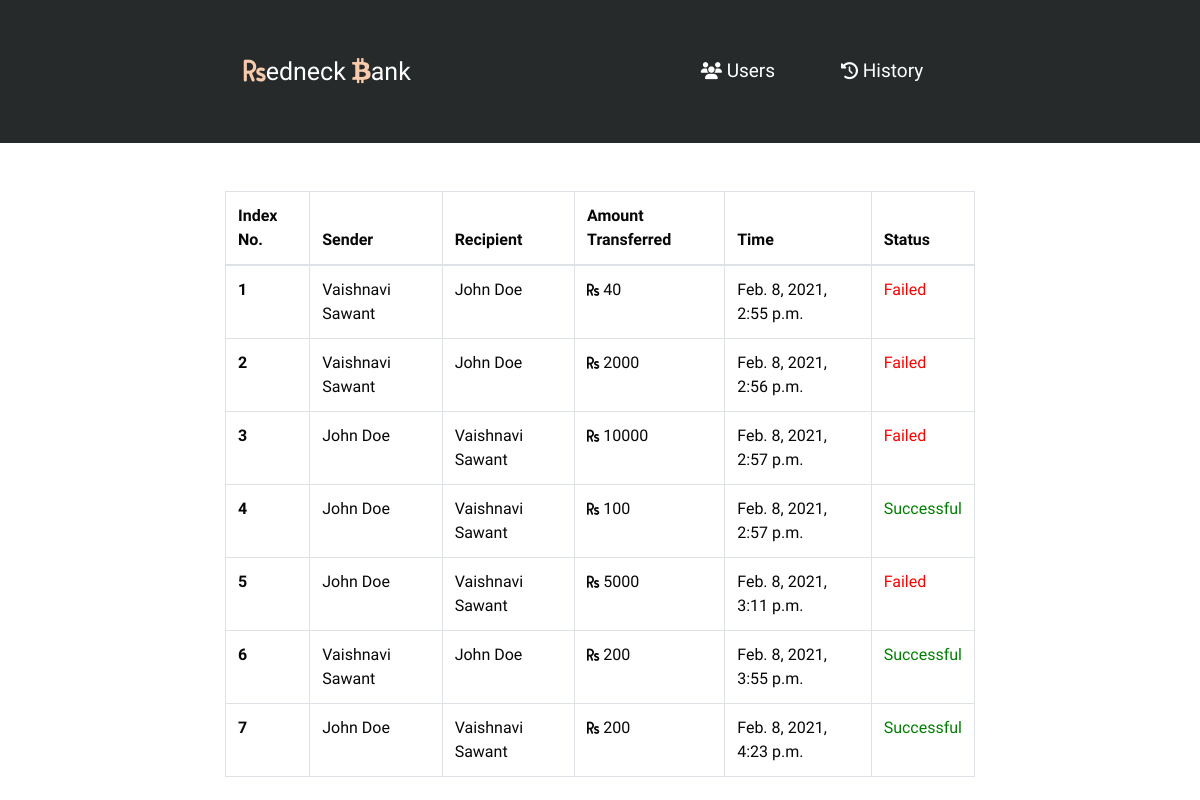
Page /history/ on the earlier database version.
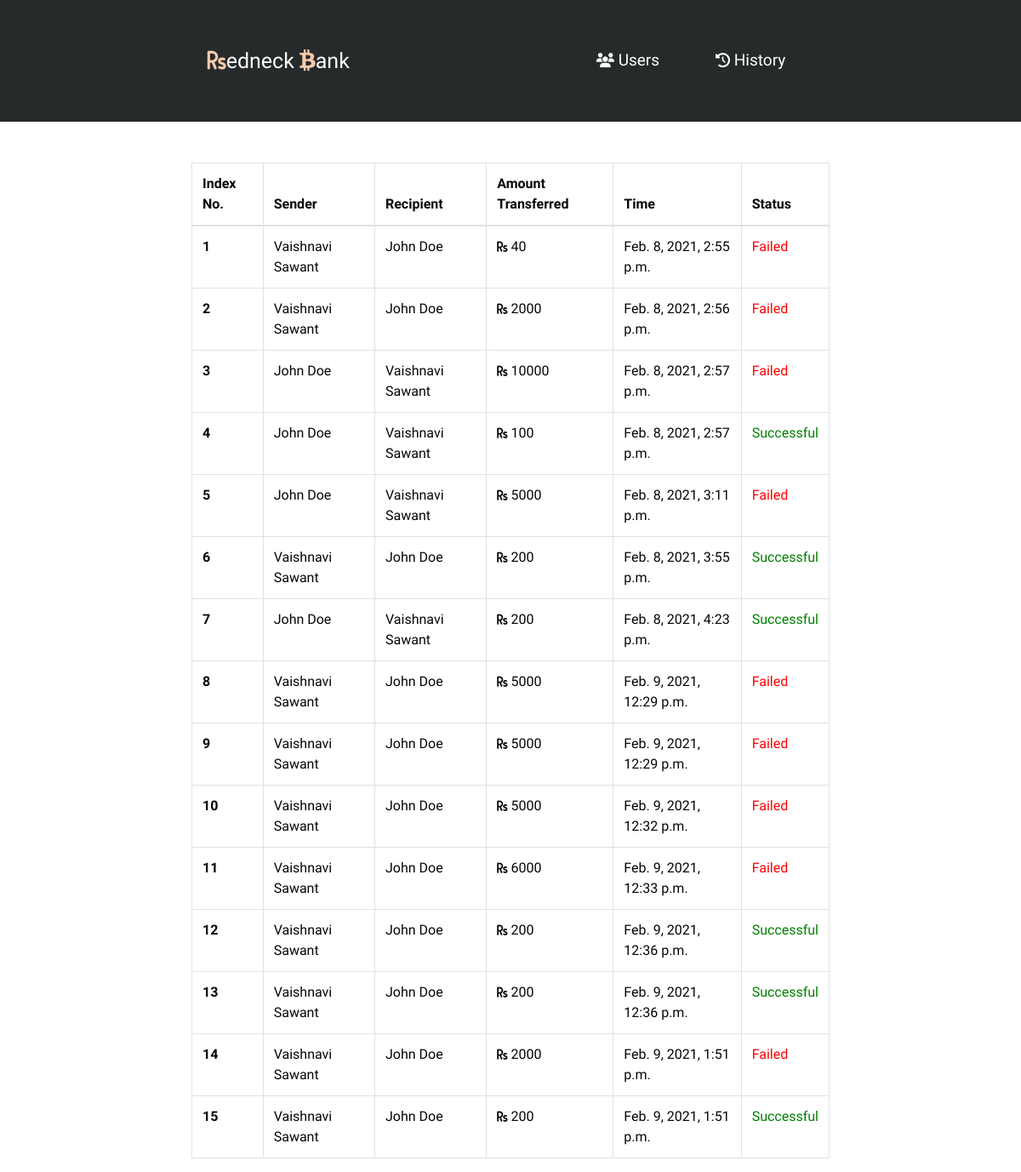
Same page on the later database version.
### BS_APP/models.py (models this page shows)
class Transaction(models.Model):
    sender = models.ForeignKey(to=User, on_delete=models.CASCADE, null=True, related_name='sender_name')
    recipient = models.ForeignKey(to=User, on_delete=models.CASCADE, null=True, related_name='receiver_name')
    amount = models.IntegerField(null=True, blank=True)
    status = models.CharField(max_length=200,null=True, blank=True)
    created_at = models.DateTimeField(default=timezone.now)

class User(AbstractBaseUser, PermissionsMixin):
    full_name = models.CharField(max_length=255, null=True, blank=True)
    email = models.EmailField(_('email address'), unique=True)
    is_active = models.BooleanField(default=True)
    date_joined = models.DateTimeField(default=timezone.now)
    is_staff = models.BooleanField(default=False)
    current_balance = models.IntegerField( null=True, blank=True)
    USERNAME_FIELD = 'email'
    REQUIRED_FIELDS = []
    objects = CustomUserManager()
    def __str__(self):
        return self.full_name

### BS_APP/views.py (the view)
# urls.py: path('history/',history)
def history(request):
    transactions = Transaction.objects.all()
    return render(request, 'history.html', {"transactions":transactions})

### BS_APP/templates/history.html
{% extends 'base.html' %}{% load static %} {% block body %}
<div class="table-responsive container table-hover mt-5">
  <table class="table table-bordered">
    <thead>
      <tr>
        <th scope="col">Index No.</th>
        <th scope="col">Sender</th>
        <th scope="col">Recipient</th>
        <th scope="col">Amount Transferred</th>
        <th scope="col">Time</th>
        <th scope="col">Status</th>
      </tr>
    </thead>
    <tbody>
      {% for t in transactions %}
      <tr>
        <th scope="row">{{ forloop.counter }}</th>
        <td>{{ t.sender }}</td>
        <td>{{ t.recipient }}</td>
        <td><i class="fas fa-rupee-sign rupee"></i> {{ t.amount }}</td>
        <td>{{ t.created_at }}</td>
        {% if t.status == "Successful" %}
        <td style="color: green">{{ t.status }}</td>
        {% else %}
        <td style="color: red">{{ t.status }}</td>
        {% endif %}
      </tr>
      {% endfor %}
    </tbody>
  </table>
</div>
{% endblock %}

Differences in the rows shown:
added Transaction: sender "Vaishnavi Sawant", recipient "John Doe", amount "5000", created_at "Feb. 9, 2021, 12:29 p.m.", status "Failed"
added Transaction: sender "Vaishnavi Sawant", recipient "John Doe", amount "5000", created_at "Feb. 9, 2021, 12:29 p.m.", status "Failed"
added Transaction: sender "Vaishnavi Sawant", recipient "John Doe", amount "5000", created_at "Feb. 9, 2021, 12:32 p.m.", status "Failed"
added Transaction: sender "Vaishnavi Sawant", recipient "John Doe", amount "6000", created_at "Feb. 9, 2021, 12:33 p.m.", status "Failed"
added Transaction: sender "Vaishnavi Sawant", recipient "John Doe", amount "200", created_at "Feb. 9, 2021, 12:36 p.m.", status "Successful"
added Transaction: sender "Vaishnavi Sawant", recipient "John Doe", amount "200", created_at "Feb. 9, 2021, 12:36 p.m.", status "Successful"
added Transaction: sender "Vaishnavi Sawant", recipient "John Doe", amount "2000", created_at "Feb. 9, 2021, 1:51 p.m.", status "Failed"
added Transaction: sender "Vaishnavi Sawant", recipient "John Doe", amount "200", created_at "Feb. 9, 2021, 1:51 p.m.", status "Successful"
